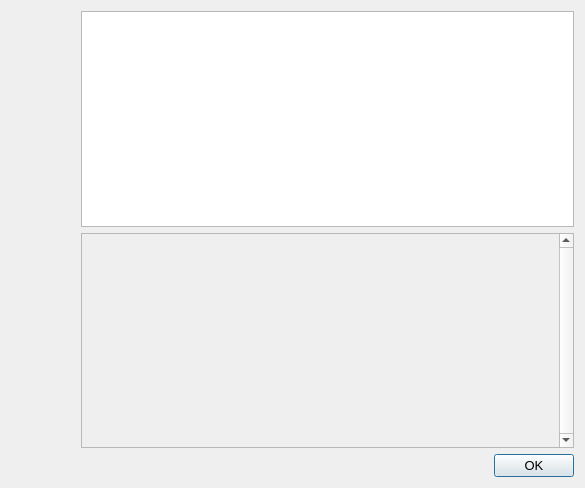
<?xml version="1.0" encoding="UTF-8"?>
<!-- DRAGAN: not sure about the merge // Q: -->
<ui version="4.0">
 <class>HelpMessageDialog</class>
 <widget class="QDialog" name="HelpMessageDialog">
  <property name="geometry">
   <rect>
    <x>0</x>
    <y>0</y>
    <width>585</width>
    <height>488</height>
   </rect>
  </property>
  <property name="font">
   <font>
    <pointsize>10</pointsize>
   </font>
  </property>
  <property name="windowTitle">
   <string notr="true">COLX Core - Command-line options</string>
  </property>
  <layout class="QHBoxLayout" name="horizontalLayout_2">
   <item>
    <widget class="QLabel" name="graphic">
     <property name="sizePolicy">
      <sizepolicy hsizetype="Preferred" vsizetype="Ignored">
       <horstretch>0</horstretch>
       <verstretch>0</verstretch>
      </sizepolicy>
     </property>
     <property name="minimumSize">
      <size>
       <width>64</width>
       <height>378</height>
      </size>
     </property>
     <property name="pixmap">
      <pixmap resource="../colx.qrc">:/images/about</pixmap>
     </property>
    </widget>
   </item>
   <item>
    <layout class="QVBoxLayout" name="verticalLayout">
     <item>
      <widget class="QTextEdit" name="helpMessage">
       <property name="readOnly">
        <bool>true</bool>
       </property>
      </widget>
     </item>
     <item>
      <widget class="QScrollArea" name="scrollArea">
       <property name="verticalScrollBarPolicy">
        <enum>Qt::ScrollBarAlwaysOn</enum>
       </property>
       <property name="widgetResizable">
        <bool>true</bool>
       </property>
       <widget class="QWidget" name="scrollAreaWidgetContents">
        <property name="geometry">
         <rect>
          <x>0</x>
          <y>0</y>
          <width>479</width>
          <height>213</height>
         </rect>
        </property>
        <layout class="QVBoxLayout" name="verticalLayout_2">
         <item>
          <widget class="QLabel" name="aboutMessage">
           <property name="cursor">
            <cursorShape>IBeamCursor</cursorShape>
           </property>
           <property name="textFormat">
            <enum>Qt::PlainText</enum>
           </property>
           <property name="alignment">
            <set>Qt::AlignLeading|Qt::AlignLeft|Qt::AlignTop</set>
           </property>
           <property name="openExternalLinks">
            <bool>true</bool>
           </property>
           <property name="textInteractionFlags">
            <set>Qt::LinksAccessibleByMouse|Qt::TextSelectableByKeyboard|Qt::TextSelectableByMouse</set>
           </property>
          </widget>
         </item>
        </layout>
       </widget>
      </widget>
     </item>
     <item>
      <widget class="QDialogButtonBox" name="okButton">
       <property name="orientation">
        <enum>Qt::Horizontal</enum>
       </property>
       <property name="standardButtons">
        <set>QDialogButtonBox::Ok</set>
       </property>
      </widget>
     </item>
    </layout>
   </item>
  </layout>
 </widget>
 <resources>
  <include location="../colx.qrc"/>
 </resources>
 <connections>
  <connection>
   <sender>okButton</sender>
   <signal>accepted()</signal>
   <receiver>HelpMessageDialog</receiver>
   <slot>accept()</slot>
   <hints>
    <hint type="sourcelabel">
     <x>20</x>
     <y>20</y>
    </hint>
    <hint type="destinationlabel">
     <x>20</x>
     <y>20</y>
    </hint>
   </hints>
  </connection>
  <connection>
   <sender>okButton</sender>
   <signal>rejected()</signal>
   <receiver>HelpMessageDialog</receiver>
   <slot>reject()</slot>
   <hints>
    <hint type="sourcelabel">
     <x>20</x>
     <y>20</y>
    </hint>
    <hint type="destinationlabel">
     <x>20</x>
     <y>20</y>
    </hint>
   </hints>
  </connection>
 </connections>
</ui>
